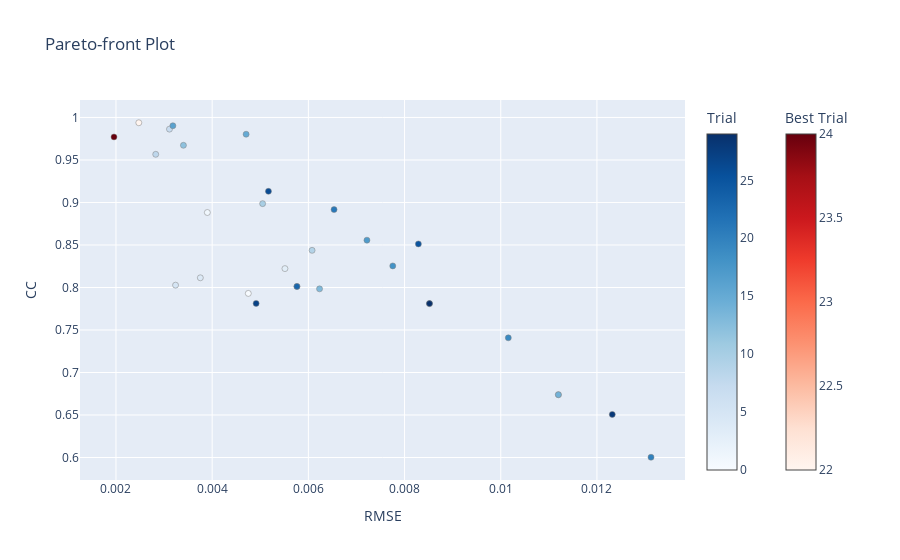

Notebook cell for this chart:
### Code cell
fig = optuna.visualization.plot_pareto_front(study, target_names=["RMSE", "CC"])
fig.show()

### Figure 1 — Plotly figure (JSON) as saved in the notebook; plotly's stock layout.template omitted (floating-point values rounded to 4 significant figures)
{"data": [{"hovertemplate": "%{text}<extra>Trial</extra>", "marker": {"color": [0, 1, 2, 3, 4, 5, 6, 7, 8, 9, 10, 11, 12, 13, 14, 15, 16, 17, 18, 19, 20, 21, 23, 25, 26, 27, 28, 29], "colorbar": {"title": {"text": "Trial"}}, "colorscale": [[0, "rgb(247,251,255)"], [0.125, "rgb(222,235,247)"], [0.25, "rgb(198,219,239)"], [0.375, "rgb(158,202,225)"], [0.5, "rgb(107,174,214)"], [0.625, "rgb(66,146,198)"], [0.75, "rgb(33,113,181)"], [0.875, "rgb(8,81,156)"], [1, "rgb(8,48,107)"]], "line": {"color": "Grey", "width": 0.5}}, "mode": "markers", "showlegend": false, "text": ["{<br>  \"number\": 0,<br>  \"values\": [<br>    0.004751371188523114,<br>    0.793028248167802<br>  ],<br>  \"params\": {<br>    \"roughness_1\": 140,<br>    \"roughness_2\": 120<br>  }<br>}", "{<br>  \"number\": 1,<br>  \"values\": [<br>    0.0038995815922848336,<br>    0.8882192092811824<br>  ],<br>  \"params\": {<br>    \"roughness_1\": 100,<br>    \"roughness_2\": 120<br>  }<br>}", "{<br>  \"number\": 2,<br>  \"values\": [<br>    0.011198191098526995,<br>    0.6738858992434041<br>  ],<br>  \"params\": {<br>    \"roughness_1\": 140,<br>    \"roughness_2\": 40<br>  }<br>}", "{<br>  \"number\": 3,<br>  \"values\": [<br>    0.005513206233864342,<br>    0.8222303631789104<br>  ],<br>  \"params\": {<br>    \"roughness_1\": 120,<br>    \"roughness_2\": 140<br>  }<br>}", "{<br>  \"number\": 4,<br>  \"values\": [<br>    0.0037541914973551424,<br>    0.8114075309023684<br>  ],<br>  \"params\": {<br>    \"roughness_1\": 140,<br>    \"roughness_2\": 80<br>  }<br>}", "{<br>  \"number\": 5,<br>  \"values\": [<br>    0.0032389810252479168,<br>    0.8027569655951384<br>  ],<br>  \"params\": {<br>    \"roughness_1\": 140,<br>    \"roughness_2\": 100<br>  }<br>}", "{<br>  \"number\": 6,<br>  \"values\": [<br>    0.00576259666001142,<br>    0.8012442049832403<br>  ],<br>  \"params\": {<br>    \"roughness_1\": 130,<br>    \"roughness_2\": 140<br>  }<br>}", "{<br>  \"number\": 7,<br>  \"values\": [<br>    0.0031123338267791123,<br>    0.9862794662389803<br>  ],<br>  \"params\": {<br>    \"roughness_1\": 50,<br>    \"roughness_2\": 50<br>  }<br>}", "{<br>  \"number\": 8,<br>  \"values\": [<br>    0.0028266559505536783,<br>    0.956660166936835<br>  ],<br>  \"params\": {<br>    \"roughness_1\": 40,<br>    \"roughness_2\": 80<br>  }<br>}", "{<br>  \"number\": 9,<br>  \"values\": [<br>    0.006077345158666297,<br>    0.8436930833381023<br>  ],<br>  \"params\": {<br>    \"roughness_1\": 110,<br>    \"roughness_2\": 60<br>  }<br>}", "{<br>  \"number\": 10,<br>  \"values\": [<br>    0.005049268877698081,<br>    0.8986408953915394<br>  ],<br>  \"params\": {<br>    \"roughness_1\": 90,<br>    \"roughness_2\": 60<br>  }<br>}", "{<br>  \"number\": 11,<br>  \"values\": [<br>    0.008517976219933254,<br>    0.781053990562422<br>  ],<br>  \"params\": {<br>    \"roughness_1\": 120,<br>    \"roughness_2\": 50<br>  }<br>}", "{<br>  \"number\": 12,<br>  \"values\": [<br>    0.0034027246730889637,<br>    0.9672587315117759<br>  ],<br>  \"params\": {<br>    \"roughness_1\": 80,<br>    \"roughness_2\": 120<br>  }<br>}", "{<br>  \"number\": 13,<br>  \"values\": [<br>    0.006232405225909829,<br>    0.798380811767831<br>  ],<br>  \"params\": {<br>    \"roughness_1\": 130,<br>    \"roughness_2\": 150<br>  }<br>}", "{<br>  \"number\": 14,<br>  \"values\": [<br>    0.011198191098526995,<br>    0.6738858992434041<br>  ],<br>  \"params\": {<br>    \"roughness_1\": 140,<br>    \"roughness_2\": 40<br>  }<br>}", "{<br>  \"number\": 15,<br>  \"values\": [<br>    0.0047059328577866875,<br>    0.9803002007880933<br>  ],<br>  \"params\": {<br>    \"roughness_1\": 60,<br>    \"roughness_2\": 150<br>  }<br>}", "{<br>  \"number\": 16,<br>  \"values\": [<br>    0.0031830330495919144,<br>    0.9902664313851991<br>  ],<br>  \"params\": {<br>    \"roughness_1\": 70,<br>    \"roughness_2\": 120<br>  }<br>}", "{<br>  \"number\": 17,<br>  \"values\": [<br>    0.007217971819640218,<br>    0.8556677588393952<br>  ],<br>  \"params\": {<br>    \"roughness_1\": 90,<br>    \"roughness_2\": 50<br>  }<br>}", "{<br>  \"number\": 18,<br>  \"values\": [<br>    0.007755185809476758,<br>    0.8253918402917754<br>  ],<br>  \"params\": {<br>    \"roughness_1\": 100,<br>    \"roughness_2\": 50<br>  }<br>}", "{<br>  \"number\": 19,<br>  \"values\": [<br>    0.010156951591454326,<br>    0.7407796283532567<br>  ],<br>  \"params\": {<br>    \"roughness_1\": 100,<br>    \"roughness_2\": 40<br>  }<br>}", "{<br>  \"number\": 20,<br>  \"values\": [<br>    0.013123629779775948,<br>    0.600306126356328<br>  ],<br>  \"params\": {<br>    \"roughness_1\": 120,<br>    \"roughness_2\": 30<br>  }<br>}", "{<br>  \"number\": 21,<br>  \"values\": [<br>    0.0065342027227822674,<br>    0.8916458047740083<br>  ],<br>  \"params\": {<br>    \"roughness_1\": 80,<br>    \"roughness_2\": 50<br>  }<br>}", "{<br>  \"number\": 23,<br>  \"values\": [<br>    0.00576259666001142,<br>    0.8012442049832403<br>  ],<br>  \"params\": {<br>    \"roughness_1\": 130,<br>    \"roughness_2\": 140<br>  }<br>}", "{<br>  \"number\": 25,<br>  \"values\": [<br>    0.008287883720408576,<br>    0.8512441975312425<br>  ],<br>  \"params\": {<br>    \"roughness_1\": 70,<br>    \"roughness_2\": 40<br>  }<br>}", "{<br>  \"number\": 26,<br>  \"values\": [<br>    0.005170089263675306,<br>    0.9131158960137767<br>  ],<br>  \"params\": {<br>    \"roughness_1\": 30,<br>    \"roughness_2\": 110<br>  }<br>}", "{<br>  \"number\": 27,<br>  \"values\": [<br>    0.004913817389229855,<br>    0.7812849001974653<br>  ],<br>  \"params\": {<br>    \"roughness_1\": 150,<br>    \"roughness_2\": 120<br>  }<br>}", "{<br>  \"number\": 28,<br>  \"values\": [<br>    0.012318673345279939,<br>    0.65070533253805<br>  ],<br>  \"params\": {<br>    \"roughness_1\": 90,<br>    \"roughness_2\": 30<br>  }<br>}", "{<br>  \"number\": 29,<br>  \"values\": [<br>    0.008517976219933254,<br>    0.781053990562422<br>  ],<br>  \"params\": {<br>    \"roughness_1\": 120,<br>    \"roughness_2\": 50<br>  }<br>}"], "type": "scatter", "x": [0.004751, 0.0039, 0.0112, 0.005513, 0.003754, 0.003239, 0.005763, 0.003112, 0.002827, 0.006077, 0.005049, 0.008518, 0.003403, 0.006232, 0.0112, 0.004706, 0.003183, 0.007218, 0.007755, 0.01016, 0.01312, 0.006534, 0.005763, 0.008288, 0.00517, 0.004914, 0.01232, 0.008518], "y": [0.793, 0.8882, 0.6739, 0.8222, 0.8114, 0.8028, 0.8012, 0.9863, 0.9567, 0.8437, 0.8986, 0.7811, 0.9673, 0.7984, 0.6739, 0.9803, 0.9903, 0.8557, 0.8254, 0.7408, 0.6003, 0.8916, 0.8012, 0.8512, 0.9131, 0.7813, 0.6507, 0.7811]}, {"hovertemplate": "%{text}<extra>Best Trial</extra>", "marker": {"color": [22, 24], "colorbar": {"title": {"text": "Best Trial"}, "x": 1.1, "xpad": 40}, "colorscale": [[0, "rgb(255,245,240)"], [0.125, "rgb(254,224,210)"], [0.25, "rgb(252,187,161)"], [0.375, "rgb(252,146,114)"], [0.5, "rgb(251,106,74)"], [0.625, "rgb(239,59,44)"], [0.75, "rgb(203,24,29)"], [0.875, "rgb(165,15,21)"], [1, "rgb(103,0,13)"]], "line": {"color": "Grey", "width": 0.5}}, "mode": "markers", "showlegend": false, "text": ["{<br>  \"number\": 22,<br>  \"values\": [<br>    0.0024749378430615914,<br>    0.9938012867331305<br>  ],<br>  \"params\": {<br>    \"roughness_1\": 60,<br>    \"roughness_2\": 100<br>  }<br>}", "{<br>  \"number\": 24,<br>  \"values\": [<br>    0.001959277019504327,<br>    0.9771018461196039<br>  ],<br>  \"params\": {<br>    \"roughness_1\": 40,<br>    \"roughness_2\": 50<br>  }<br>}"], "type": "scatter", "x": [0.002475, 0.001959], "y": [0.9938, 0.9771]}], "layout": {"title": {"text": "Pareto-front Plot"}, "xaxis": {"title": {"text": "RMSE"}}, "yaxis": {"title": {"text": "CC"}}}}
